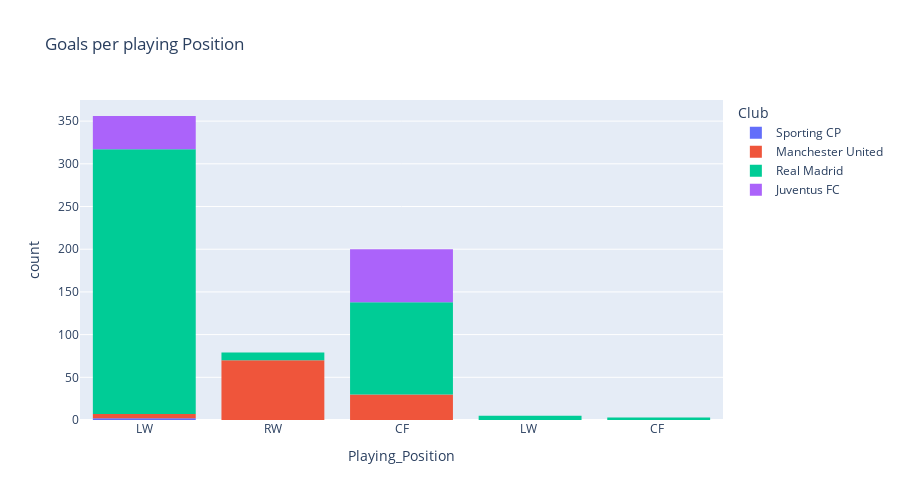

Here is the notebook cell this chart was saved with:
### Markdown cell above
# Goals Per playing position

### Code cell
px.histogram(
    data,
    x='Playing_Position',
    title="Goals per playing Position",
    log_x=False,
    log_y=False,
    height=500,
    color='Club',
    hover_name='Club',
    hover_data=['Playing_Position','Competition','Season','Club'])

### Figure 1 — Plotly figure (JSON) as saved in the notebook; plotly's stock layout.template omitted (floating-point values rounded to 4 significant figures; data arrays with more than 128 entries replaced by an {"elided": "..."} marker saying what was removed)
{"data": [{"alignmentgroup": "True", "bingroup": "x", "hovertemplate": "Club=Sporting CP<br>Playing_Position=%{x}<br>count=%{y}<extra></extra>", "legendgroup": "Sporting CP", "marker": {"color": "#636efa", "pattern": {"shape": ""}}, "name": "Sporting CP", "offsetgroup": "Sporting CP", "orientation": "v", "showlegend": true, "type": "histogram", "x": ["LW", "LW", null, null, null], "xaxis": "x", "yaxis": "y"}, {"alignmentgroup": "True", "bingroup": "x", "hovertemplate": "Club=Manchester United<br>Playing_Position=%{x}<br>count=%{y}<extra></extra>", "legendgroup": "Manchester United", "marker": {"color": "#EF553B", "pattern": {"shape": ""}}, "name": "Manchester United", "offsetgroup": "Manchester United", "orientation": "v", "showlegend": true, "type": "histogram", "x": {"elided": "145 str values"}, "xaxis": "x", "yaxis": "y"}, {"alignmentgroup": "True", "bingroup": "x", "hovertemplate": "Club=Real Madrid<br>Playing_Position=%{x}<br>count=%{y}<extra></extra>", "legendgroup": "Real Madrid", "marker": {"color": "#00cc96", "pattern": {"shape": ""}}, "name": "Real Madrid", "offsetgroup": "Real Madrid", "orientation": "v", "showlegend": true, "type": "histogram", "x": {"elided": "450 str values"}, "xaxis": "x", "yaxis": "y"}, {"alignmentgroup": "True", "bingroup": "x", "hovertemplate": "Club=Juventus FC<br>Playing_Position=%{x}<br>count=%{y}<extra></extra>", "legendgroup": "Juventus FC", "marker": {"color": "#ab63fa", "pattern": {"shape": ""}}, "name": "Juventus FC", "offsetgroup": "Juventus FC", "orientation": "v", "showlegend": true, "type": "histogram", "x": ["CF", "CF", "LW", "LW", "LW", "CF", "CF", "CF", "LW", "CF", "LW", "LW", "CF", "LW", "LW", "LW", "LW", "LW", "LW", "LW", "LW", "CF", "CF", "CF", "LW", "LW", "CF", "CF", "LW", "LW", "CF", "CF", "CF", "CF", "CF", "CF", "CF", "CF", "CF", "LW", "CF", "CF", "CF", "CF", "CF", "CF", "LW", "LW", "LW", "LW", "LW", "LW", "LW", "LW", "LW", "LW", "LW", "LW", "LW", "LW", "LW", "LW", "LW", "LW", "LW", "CF", "CF", "CF", "CF", "CF", "LW", "CF", "CF", "CF", "CF", "CF", "CF", "CF", "CF", "CF", "CF", "CF", "CF", "CF", "CF", "CF", "CF", "CF", "CF", "CF", "CF", "CF", "CF", "CF", "CF", "CF", "CF", "CF", "CF", "CF", "CF"], "xaxis": "x", "yaxis": "y"}], "layout": {"barmode": "relative", "height": 500, "legend": {"title": {"text": "Club"}, "tracegroupgap": 0}, "title": {"text": "Goals per playing Position"}, "xaxis": {"anchor": "y", "domain": [0.0, 1.0], "title": {"text": "Playing_Position"}}, "yaxis": {"anchor": "x", "domain": [0.0, 1.0], "title": {"text": "count"}}}}
